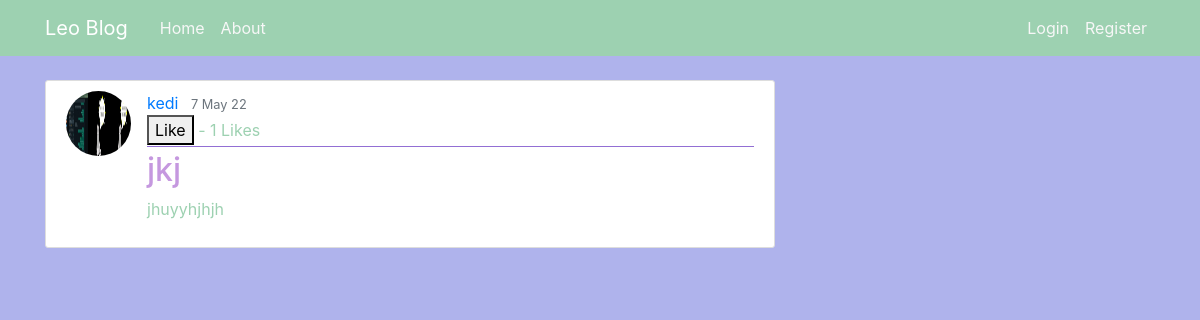
Page /post/48/ on the committed database.
### blog/models.py (models this page shows, shortened)
class Post(models.Model):
    title = models.CharField(max_length=100)
    content = models.TextField()
    date_posted = models.DateTimeField(default=timezone.now)
    author = models.ForeignKey(User, on_delete=models.CASCADE)

### users/models.py (models this page shows, shortened)
class Profile(models.Model):
    GENDER_CHOICES = (('M', 'Male'),('F', 'Female'))
    CITIES=(('nicosia','nicosia'),('famagusta','famagusta'),('kyrenia','kyrenia'),('omorfo','omorfo'),('lefka','lefka'))
    PETS=(('petsareallowed','I have a pet or I am not against keeping pets at home.'),('petsarenotallowed',"I don't have a pet and I don't want any pets in my house."))
    SMOKE=(("smokingisallowed","I smoke or I am not against smoking in the home."),("smokingisnotallowed" , "I don't smoke and I don't want smoking in my home."))
    ALCHOOL=(("alchoolisallowed","I drink alcohol or I am not against alcohol consumption at home."),("alchoolisnotallowed","I do not drink alcohol and I do not want alcohol consumed in my home."))
    HOME=(("hashome","I have a house and I am looking for a roommate for my house."),("nohome","I do not have a house, I am looking for a house and roommate."))
    user = models.OneToOneField(User, on_delete=models.CASCADE,null=True)
    image = models.ImageField(default='default.jpeg', upload_to='profile_pics')
    name = models.CharField(max_length=100,null=True)
    surname = models.CharField(max_length=100,null=True)
    gender = models.CharField(choices=GENDER_CHOICES, max_length=100,null=True)
    age= models.CharField(max_length=50,null=True)
    city= models.CharField(choices=CITIES, max_length=100,null=True)
    cityofarival= models.CharField(max_length=100,null=True)
    school= models.CharField(max_length=100,null=True)
    department= models.CharField(max_length=100,null=True)
    pets= models.CharField(choices=PETS, max_length=100,null=True)
    smoke= models.CharField(choices=SMOKE, max_length=100,null=True)
    alchool= models.CharField(choices=ALCHOOL, max_length=100,null=True)
    home=models.CharField(choices=HOME, max_length=100,null=True)

### blog/views.py (the view)
# urls.py: path('post/<int:pk>/',PostDetailView.as_view() ,name='blog-home-post'),
class PostDetailView(DetailView):
    model = Post
    def get_context_data(self, **kwargs):
        context = super(PostDetailView,self).get_context_data(**kwargs)
        p = Post.objects.get(id=self.kwargs['pk'])
        number_of_likes = p.like_set.all().count()
        print(number_of_likes)
        context["number_of_likes"]= number_of_likes
        return context

### blog/templates/blog/post_detail.html (shortened to what this page needs)
{% extends "blog/base.html" %}
{% block content %}
    <article class="media content-section">
        <img class="rounded-circle article-img" src="{{object.author.profile.image.url}}">
        <div class="media-body">
            <div class="article-metadata">
                <a class="mr-2" href="{% url 'blog:user-posts' object.author.username %}">{{ object.author }}</a>
                <small class="text-muted">{{object.date_posted|date:"j F y" }}</small>
		{% if object.author != user %}
               <form action = "{% url 'blog:like' object.pk %}"
               method="POST">
                   <button type ='submit',name="post_id",value="{{object.pk}}",class="btn btn-primary  btn-sm">Like </button> - {{ number_of_likes}} Likes
               </form>
               {% endif %}
            </div>
            <h2 class="article-title">{{ object.title }}</h2>
            <p class="article-content">{{ object.content }}</p>
        </div>
    </article>
{% endblock content %}

### blog/static/blog/main.css (style rules this page uses)
body { background: #afb3ec; color: #9dd1b1; margin-top: 5rem; }
h1, h2, h3, h4, h5, h6 { color: #d1f3be; }
.content-section { background: #ffffff; padding: 10px 20px; border: 1px solid #dddddd; border-radius: 3px; margin-bottom: 20px; }
.article-title { color: #c598df; }
.article-content { white-space: pre-line; }
.article-img { height: 65px; width: 65px; margin-right: 16px; }
.article-metadata { padding-bottom: 1px; margin-bottom: 4px; border-bottom: 1px solid #926fd4 }

### rows in the picture
Post: author.profile.image (picture), author "kedi", date_posted "7 May 22", title "jkj", content "jhuyyhjhjh"

### other values in the picture
{{ number_of_likes }} "1"
